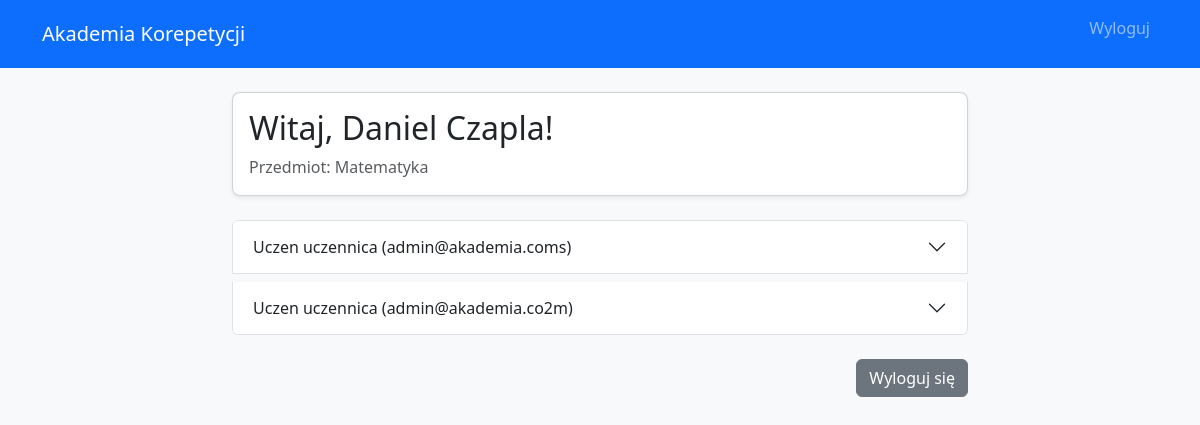
The app's page /dashboard (signed in) with its own data.
### app/models.py (models this page shows)
class UserBase(db.Model):
    __abstract__ = True
    id = db.Column(db.Integer, primary_key=True)
    name = db.Column(db.String(15), nullable=False)
    surname = db.Column(db.String(15), nullable=False)
    email = db.Column(db.String(30), unique=True, nullable=False)
    password = db.Column(db.String(128), nullable=False)

class Teacher(UserBase, UserMixin):
    __tablename__ = 'teachers'
    subject = db.Column(db.String(50))
    approved = db.Column(db.Boolean, default=False)

class Student(UserBase, UserMixin):
    __tablename__ = 'students'
    approved = db.Column(db.Boolean, default=False)
    teacher_id = db.Column(db.Integer, db.ForeignKey('teachers.id'), nullable=True)
    teacher    = db.relationship('Teacher', backref='students', lazy=True)

### app/routes.py (the view)
@app.route('/dashboard')
@login_required
def dashboard():
    if isinstance(current_user, Teacher):
        students = current_user.students
        return render_template('teacher_dashboard.html',
                               teacher=current_user,
                               students=students)
    elif isinstance(current_user, Student):
        tasks = Task.query.filter_by(student_id=current_user.id).all()
        return render_template('student_dashboard.html', student=current_user, tasks=tasks)
    elif isinstance(current_user, Administrator):
        return admin_dashboard()
    return "Nieznany typ użytkownika", 400

### app/routes.py (called while the page is built)
@login_manager.user_loader
def load_user(user_id):
    role = session.get('role')
    if role == 'teacher':
        return Teacher.query.get(int(user_id))
    elif role == 'student':
        return Student.query.get(int(user_id))
    elif role == 'administrator':
        return Administrator.query.get(int(user_id))
    return None

### templates/teacher_dashboard.html (shortened to what this page needs)
{% extends 'base.html' %}
{% block content %}
<div class="row justify-content-center">
  <div class="col-lg-8">
    <div class="card shadow-sm mb-4">
      <div class="card-body">
        <h2 class="card-title">Witaj, {{ teacher.name }} {{ teacher.surname
          }}!</h2>
        <p class="text-muted mb-0">Przedmiot: {{ teacher.subject }}</p>
      </div>
    </div>
    <div class="accordion" id="studentsAccordion">
      {% if students %}
      {% for student in students %}
      <div class="accordion-item mb-2">
        <h2 class="accordion-header" id="heading-{{ student.id }}">
          <button class="accordion-button collapsed" type="button"
            data-bs-toggle="collapse"
            data-bs-target="#collapse-{{ student.id }}" aria-expanded="false"
            aria-controls="collapse-{{ student.id }}">
            {{ student.name }} {{ student.surname }} ({{ student.email }})
          </button>
        </h2>
            {% set tasks = student.tasks|selectattr("teacher_id", "equalto",
            teacher.id)|list %}
      </div>
      {% endfor %}
      {% else %}
      <div class="alert alert-secondary">
        Brak uczniów w systemie.
      </div>
      {% endif %}
    </div>
    <div class="text-end mt-4">
      <a href="{{ url_for('logout') }}" class="btn btn-secondary">Wyloguj
        się</a>
    </div>
  </div>
</div>
{% endblock %}

### static/styles.css (style rules this page uses)
body { font-family: 'Segoe UI', sans-serif; }
.card { border-radius: 0.5rem; }

### records on screen
Teacher: name "Daniel", surname "Czapla", subject "Matematyka"
Student: name "Uczen", surname "uczennica", email "admin@akademia.coms"
Student: name "Uczen", surname "uczennica", email "admin@akademia.co2m"
